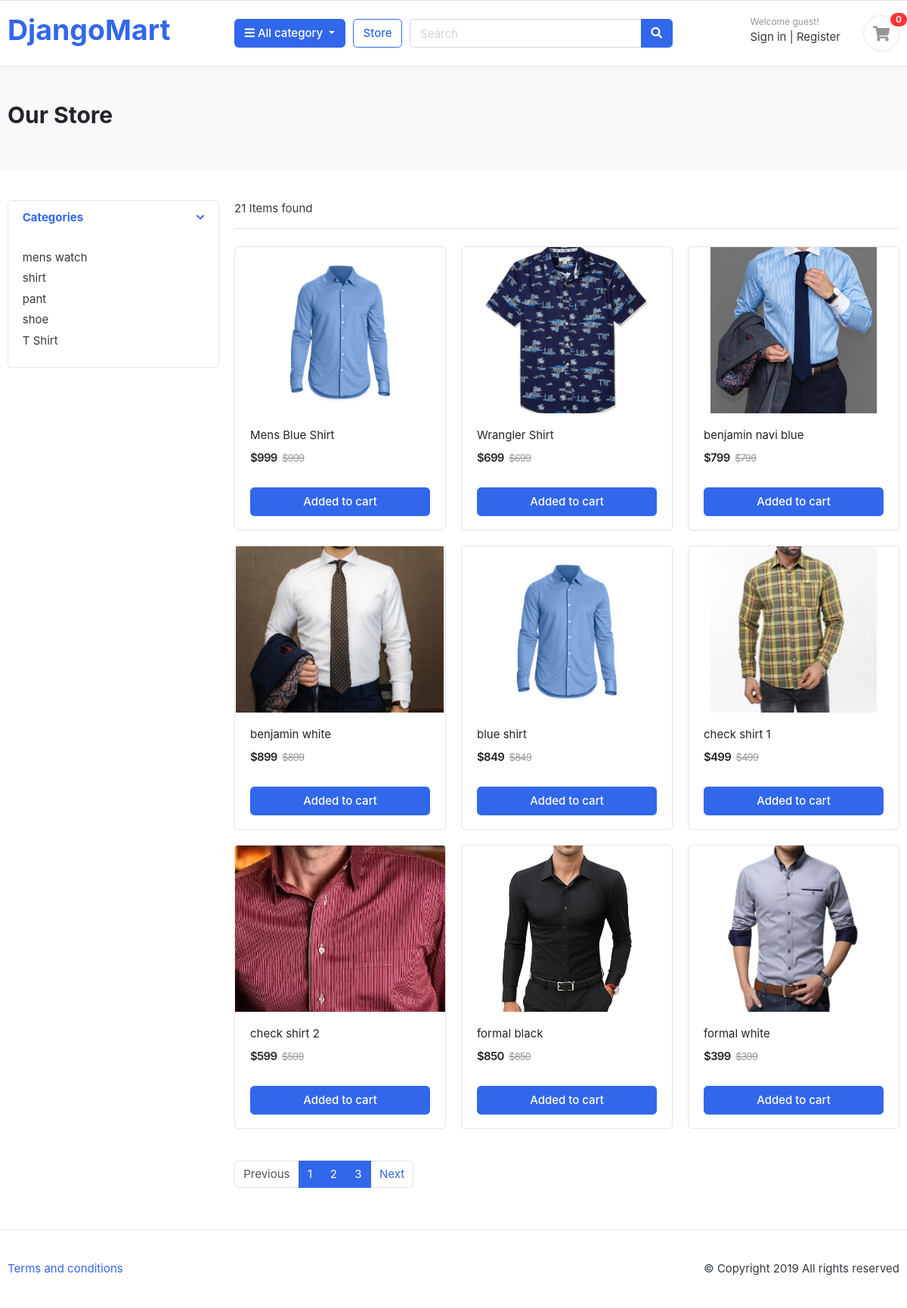
/store/, run on the app's committed database.
### category/models.py (models this page shows, shortened)
class Category(models.Model) :
    category_name = models.CharField(max_length=50 , unique= True)
    slug = models.SlugField(max_length=100 , unique= True)
    description = models.TextField(max_length=255 , blank=True)
    cat_image = models.ImageField(upload_to='photos/categories' , blank=True)

class Product(models.Model) :
    product_name = models.CharField(max_length=100 , unique= True)
    slug = models.SlugField(max_length=255 , unique=True)
    description = models.TextField(max_length=500 , blank = True)
    price = models.IntegerField()
    image = models.ImageField(upload_to='photos/products')
    stock = models.IntegerField()
    is_available = models.BooleanField(default=True)
    category = models.ForeignKey(Category,on_delete=models.CASCADE)
    created_date = models.DateTimeField(auto_now_add=True)
    modified_date = models.DateTimeField(auto_now=True)

### store/views.py (the view)
# urls.py: path('store/',include('store.urls')),
def store(request , category_slug=None) :
    if category_slug :
        categorie = get_object_or_404(Category , slug = category_slug)
        product = Product.objects.filter(is_available = True , category=categorie)
        paginator = Paginator(product,3) #1 page e 3 ta product
        page = request.GET.get('page') #came from frontened
        page_number = paginator.get_page(page) #kon page e ace ; page = 2
    else :
        product = Product.objects.filter(is_available = True)
        paginator = Paginator(product, 9) # 1 page 9 products
        page = request.GET.get('page')#frontend theke nibe kon page e jabo ;
        page_number = paginator.get_page(page) #kon page number e aci ;
    category = Category.objects.all() #frontend print all category name
    context = {'products' : page_number , 'categories' : category ,'total_item' : product}
    return render(request , 'store/store.html' , context)

### store/templates/store/store.html (shortened to what this page needs)
{% extends "base.html" %}
{% load static %}
{% block navbar %}
<section class="section-pagetop bg">
<div class="container">
	<h2 class="title-page">Our Store</h2>
</div>
</section>
<section class="section-content padding-y">
<div class="container">
<div class="row">
	<aside class="col-md-3">
<div class="card">
	<article class="filter-group">
		<header class="card-header">
			<a href="#" data-toggle="collapse" data-target="#collapse_1" aria-expanded="true" class="">
				<i class="icon-control fa fa-chevron-down"></i>
				<h6 class="title">Categories</h6>
			</a>
		</header>
		<div class="filter-content collapse show" id="collapse_1" style="">
			<div class="card-body">
				<ul class="list-menu">
				{% for c in categories %}
					<li><a href="{% url 'product_by_category' c.slug %}">{{c.category_name}}  </a></li>
				{% endfor %}
				</ul>
			</div>
		</div>
	</article>
</div>
	</aside>
	<main class="col-md-9">
<header class="border-bottom mb-4 pb-3">
		<div class="form-inline">
			<span class="mr-md-auto">{{total_item|length}} Items found </span>
		</div>
</header>
<div class="row">
	{% for p in products %}
	<div class="col-md-4">
		<figure class="card card-product-grid">
			<div class="img-wrap">
				<img src="{{p.image.url}}">
			</div>
			<figcaption class="info-wrap">
				<div class="fix-height">
					<a href="{% url 'product-details' p.category.slug p.slug %}" class="title">{{p.product_name}}</a>
					<div class="price-wrap mt-2">
						<span class="price">${{p.price}}</span>
						<del class="price-old">${{p.price}}</del>
					</div>
				</div>
				<form action="post">
					<a href="{% url 'add_to_cart' p.id %}" class="btn btn-block btn-primary">Added to cart </a>
				</form>
			</figcaption>
		</figure>
	</div>
	{% endfor %}
</div>
<nav class="mt-4" aria-label="Page navigation sample">
  <ul class="pagination">
	{% if products.has_previous %}
    <li class="page-item"><a class="page-link" href="?page={{products.previous_page_number}}">Previous</a></li>
	{% else %}
	<li class="page-item disabled"><a class="page-link">Previous</a></li>
	{% endif %}
	{% for i in products.paginator.page_range %}
	   <li class="page-item active"><a class="page-link" href="?page={{i}}">{{i}}</a></li>
	{% endfor %}
	{% if products.has_next %}
    <li class="page-item"><a class="page-link" href="?page={{products.next_page_number}}">Next</a></li>
    {% else %}
	<li class="page-item disabled"><a class="page-link" >Next</a></li>
	{% endif %}
</ul>
</nav>
	</main>
</div>
</div>
</section>
{% endblock navbar %}

### static/css/ui.css (style rules this page uses)
html { font-family: "Inter", sans-serif; font-size: 15px; }
.img-wrap { text-align: center; display: block; }
.img-wrap img { max-width: 100%; }
.price-wrap { letter-spacing: -0.7px; }
.padding-y { padding-top: 40px; padding-bottom: 40px; }
figure { margin-bottom: 0; }
article:after, .form-group:after { display: block; clear: both; content: ""; }
.bg { background-color: #f8f9fa; }
.title-page { color: #212529; }
[class*=list-] li:after { visibility: hidden; display: block; content: ""; overflow: hidden; height: 0; clear: both; }
.list-menu { list-style: none; margin: 0; padding-left: 0; }
.list-menu li { margin-bottom: 5px; }
.list-menu a { color: #343a40; }
[class*=card-product] a.title { color: #212529; display: block; }
[class*=card-product] .img-wrap { overflow: hidden; position: relative; }
[class*=card-product] .img-wrap img { height: 100%; max-width: 100%; width: auto; display: inline-block; -o-object-fit: cover; object-fit: cover; }
.card-product-grid { margin-bottom: 20px; }
.card-product-grid .img-wrap { border-radius: 0.2rem 0.2rem 0 0; height: 220px; }
.card-product-grid .info-wrap { overflow: hidden; padding: 18px 20px; }
.card-product-grid .fix-height { height: 80px; overflow: hidden; }
.card .img-wrap { overflow: hidden; }
.price { font-weight: 600; color: #212529; }
.price-old { color: #969696; margin-left: 3px; font-size: 85%; }
.icon-control { margin-top: 5px; float: right; font-size: 80%; }
.card-header .title { margin-bottom: 0; line-height: 1.5; }
.filter-group { border-bottom: 1px solid #e4e4e4; }
.filter-group .card-header { border-bottom: 0; }
.filter-group:last-child { border-bottom: 0; }
.section-pagetop { padding: 45px 0; }

### data on the page
Category: category_name "mens watch"
Category: category_name "shirt"
Category: category_name "pant"
Category: category_name "shoe"
Category: category_name "T Shirt"
Product: image (picture), product_name "Mens Blue Shirt", price "999"
Product: image (picture), product_name "Wrangler Shirt", price "699"
Product: image (picture), product_name "benjamin navi blue", price "799"
Product: image (picture), product_name "benjamin white", price "899"
Product: image (picture), product_name "blue shirt", price "849"
Product: image (picture), product_name "check shirt 1", price "499"
Product: image (picture), product_name "check shirt 2", price "599"
Product: image (picture), product_name "formal black", price "850"
Product: image (picture), product_name "formal white", price "399"

### other printed values
{{ total_item|length }} "21"
{{ i }} "1" "2" "3"
